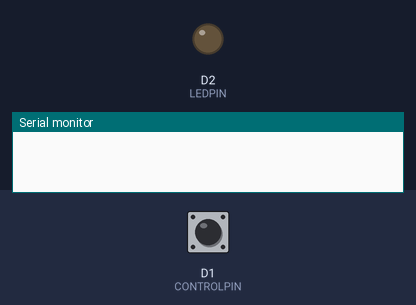
Bench run of a sketch on a simulated ESP8266 (NodeMCU). Shown: output pins drawn as LEDs (lit = HIGH), the last lines printed to the serial monitor. The test bench sets the inputs (shaded band); at power-on: D1 (CONTROLPIN) HIGH. WiFi joins after 1.5 s; servers stay silent unless stated.

Above: at 2.8 s.
2.9 s: D1 (CONTROLPIN) pulled LOW for 3.2 s
At 6.3 s:
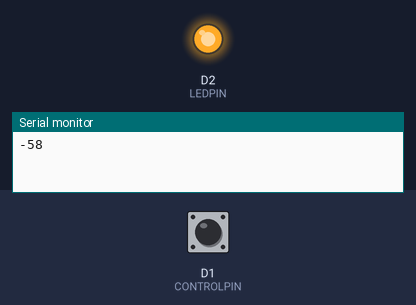
7.6 s: D1 (CONTROLPIN) pulled LOW for 1.3 s
At 9.8 s:
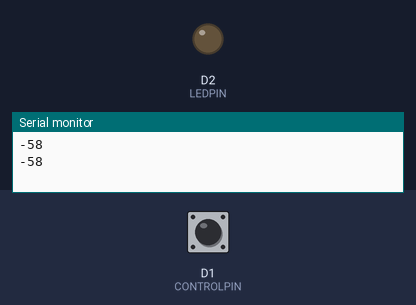
Timing chart, 0 to 11.3 s (numbered marks = the images above; inputs shaded):
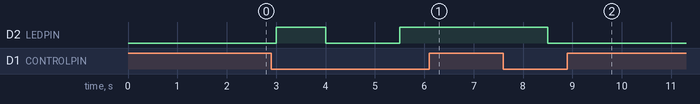

The sketch:

day6_ex17.ino
```cpp
/* Exercise 17

Uploads the measured SSID and the state of a led light to ThingSpeak

circuit: an ESP8266 with:
* a button connected to D1 (internal pull-up resistor is used)
* A led connected to D2

Created 12 jan 2026
by Anssi Sohlman and Amal Almis
*/

#include <ESP8266WiFi.h>
#include <ThingSpeak.h>

const char* ssid = "REDACTED";
const char* pass = "REDACTED";

WiFiClient client;

unsigned long channelID = 0000000;  //REDACTED
const char* APIKey = "REDACTED";    //your TS API
const char* server = "api.thingspeak.com";
const int readDelay = 1 * 1000;  //read every 1 seconds

//For controlling a led
const int CONTROLPIN = D1;
const int LEDPIN = D2;

// Uploaded every N seconds
const int N_LOOPS = 5;

//Initial state of button is off
int buttonState = HIGH;  //For button

void setup() {
  Serial.begin(115200);

  WiFi.begin(ssid, pass);  // Connect to wifi

  //set pins for led and button
  pinMode(CONTROLPIN, INPUT_PULLUP);  // Button
  pinMode(LEDPIN, OUTPUT);
}

int rssi;  //reported rssi
int counter = 0;
int ledState = LOW;  //for led

void loop() {

  counter++;  //Goes from 1 to N_LOOPS

  //If button is down, switch led
  //Checked every second
  buttonState = digitalRead(CONTROLPIN);
  if (buttonState == LOW) {
    ledState = !ledState;
    digitalWrite(LEDPIN, ledState);
  }

  rssi = WiFi.RSSI();

  // Every N seconds the data is uploaded to ThingSpeak
  if (counter == N_LOOPS) {
    Serial.println(rssi);
    ThingSpeak.begin(client);
    client.connect(server, 80);    //connect(URL, Port)
    ThingSpeak.setField(2, rssi);  //set data on the 2 graph
    ThingSpeak.setField(3, ledState); //set data on the 3 graph
    ThingSpeak.writeFields(channelID, APIKey);  //post everything to TS
    client.stop();

    counter = 0;
  }

  delay(readDelay);
}
```

Measured:
- after the input at 2.9 s, D2 (LEDPIN): LOW → HIGH after 0.10 s, → LOW 1.0 s later, → HIGH 1.5 s later
- after the input at 7.6 s, D2 (LEDPIN): HIGH → LOW after 0.90 s
